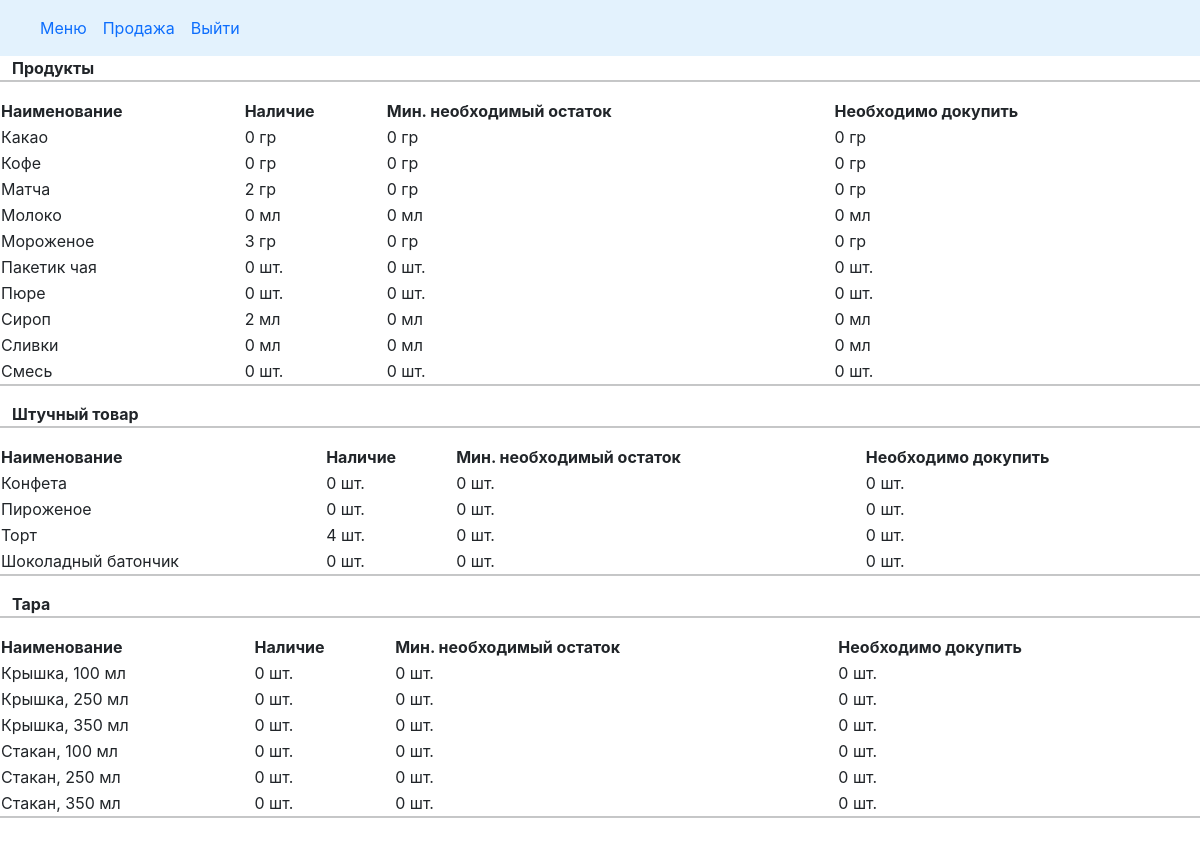
The page /stock on the database as committed earlier.
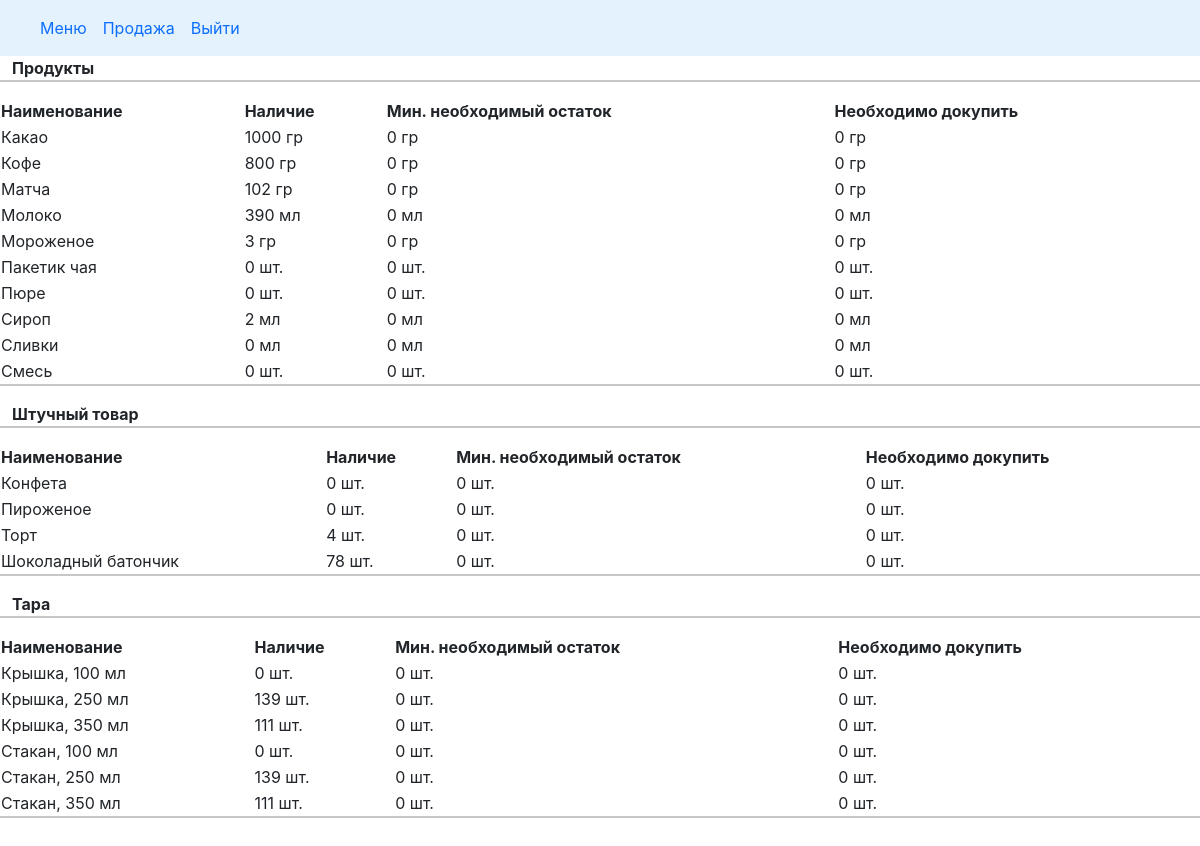
The same page on the database as committed later.
### cafecrm/models.py (models this page shows, shortened)
class Products(models.Model):
    PRODUCT = 'product'
    SNACK = 'snack'
    TARE = 'tare'
    PRODUCT_TYPE = ((PRODUCT, 'продукт'), (SNACK, 'штучный товар'), (TARE, 'тара'))
    PC = 'шт.'
    ML = 'мл'
    GR = 'гр'
    UNITS = ((PC, 'шт.'), (ML, 'мл'), (GR, 'гр'))
    product_name = models.CharField(max_length=250, verbose_name='Наименование')
    unit = models.CharField(max_length=20, choices=UNITS, verbose_name='Единица измерения')
    product_type = models.CharField(max_length=20, choices=PRODUCT_TYPE, verbose_name='Категория')
    slug = models.SlugField(max_length=200, db_index=True, unique='product_name')
    price = models.DecimalField(max_digits=10, decimal_places=2, default=0.00, verbose_name='Цена')
    stock = models.PositiveIntegerField(default=0, verbose_name='Остаток')
    min_stock = models.PositiveSmallIntegerField(default=0, verbose_name='Минимальный остаток')
    description = models.TextField(blank=True, verbose_name='Описание')
    need_to_order = property(
        lambda self: (self.min_stock - self.stock if self.stock < self.min_stock else 0)
        )
    class Meta:
        verbose_name = 'Product'
        verbose_name_plural = 'Products'
        ordering = ['product_type', 'product_name']
        index_together = (('id', 'slug'),)

### cafecrm/views.py (the view)
# urls.py: path('stock', views.stock, name='stock'),
def stock(request):
    products = Products.objects.filter(product_type='product').order_by('product_name')
    snacks = Products.objects.filter(product_type='snack').order_by('product_name')
    tares = Products.objects.filter(product_type='tare').order_by('product_name')
    return render(request,
                  'cafecrm/stock.html',
                  {'title': 'stock',
                   'products': products,
                   'snacks': snacks,
                   'tares': tares
                   })

### doc_temp/context_processors.py (called while the page is built)
def doc(request):
    return {'doc_temp': Doctemp(request)}

### templates/cafecrm/stock.html (shortened to what this page needs)
{% extends "cafecrm/base.html" %}
{% load static %}
{% block content %}
<div class="row align-items-start"">
    <b>Продукты</b>
    <hr>
    <table class="cart">
        <thead>
        <tr>
            <th>Наименование</th>
            <th>Наличие</th>
            <th>Мин. необходимый остаток</th>
            <th>Необходимо докупить</th>
        </tr>
        </thead>
        <tbody>
        {% for item in products %}
            <tr>
                <td> {{ item.product_name }} </td>
                <td class="num">{{ item.stock }} {{ item.unit  }}</td>
                <td>{{ item.min_stock }} {{ item.unit  }}</td>
            <td>{{ item.need_to_order }} {{ item.unit  }}</td>
            </tr>
        {% endfor %}
        </tbody>
    </table>
    <hr>
    <b>Штучный товар</b>
    <hr>
    <table class="cart">
        <thead>
        <tr>
            <th>Наименование</th>
            <th>Наличие</th>
            <th>Мин. необходимый остаток</th>
            <th>Необходимо докупить</th>
        </tr>
        </thead>
        <tbody>
        {% for item in snacks %}
            <tr>
                <td> {{ item.product_name }} </td>
                <td class="num">{{ item.stock }} {{ item.unit  }}</td>
                <td>{{ item.min_stock }} {{ item.unit  }}</td>
            <td>{{ item.need_to_order }} {{ item.unit  }}</td>
            </tr>
        {% endfor %}
        </tbody>
    </table>
    <hr>
    <b>Тара</b>
    <hr>
    <table class="cart">
        <thead>
        <tr>
            <th>Наименование</th>
            <th>Наличие</th>
            <th>Мин. необходимый остаток</th>
            <th>Необходимо докупить</th>
        </tr>
        </thead>
        <tbody>
        {% for item in tares %}
            <tr>
                <td> {{ item.product_name }} </td>
                <td class="num">{{ item.stock }} {{ item.unit  }}</td>
                <td>{{ item.min_stock }} {{ item.unit  }}</td>
            <td>{{ item.need_to_order }} {{ item.unit  }}</td>
            </tr>
        {% endfor %}
        </tbody>
    </table>
    <hr>
</div>
{% endblock %}

Rows that differ between the two databases and show on the page:
changed Products "Какао": stock "0" → "1000"
changed Products "Кофе": stock "0" → "800"
changed Products "Матча": stock "2" → "102"
changed Products "Молоко": stock "0" → "390"
changed Products "Шоколадный батончик": stock "0" → "78"
changed Products "Крышка, 250 мл": stock "0" → "139"
changed Products "Крышка, 350 мл": stock "0" → "111"
changed Products "Стакан, 250 мл": stock "0" → "139"
changed Products "Стакан, 350 мл": stock "0" → "111"
